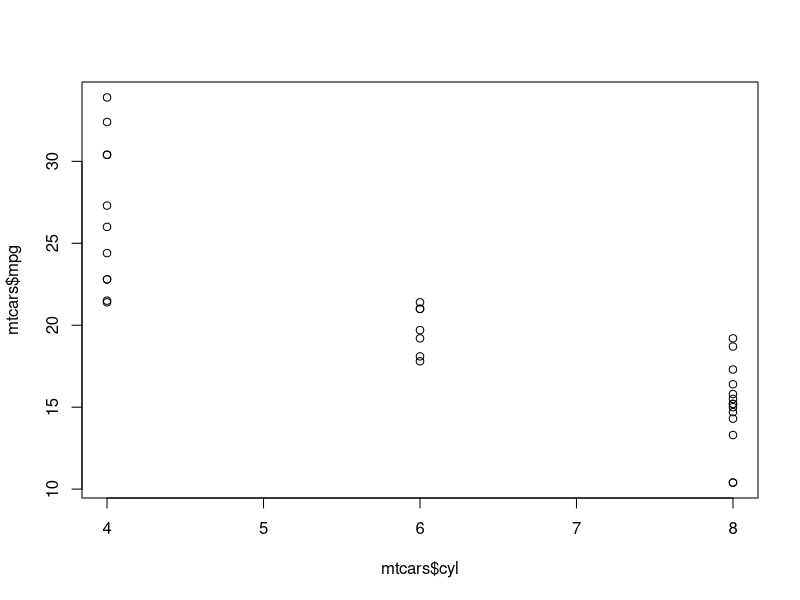
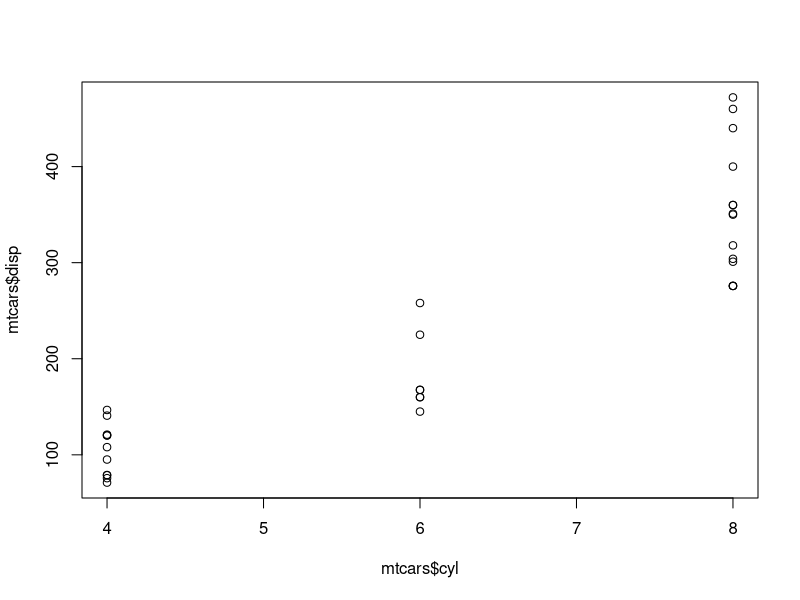

The R source for these figures, in order:
## ---- chunk 1
#### Reference Figures
fig.label<-function(fig.lab){
  if(!exists("fig.list")){fig.list<-NULL}
  fig.list<-c(fig.list,fig.lab)
  assign("fig.list",fig.list,envir =.GlobalEnv )
}
fig.ref<-function(fig.lab){
  label.num<-which(fig.list==fig.lab)
  paste("Figure",label.num)
}


#### Reference tables
tab.label<-function(tab.lab){
  if(!exists("tab.list")){tab.list<-NULL}
  fig.list<-c(tab.list,fig.lab)
  assign("tab.list",tab.list,envir =.GlobalEnv )
}
tab.ref<-function(tab.lab){
  table.num<-which(tab.list==tab.lab)
  paste("Figure",table.num)
}
## ---- chunk 2
plot(mtcars$cyl,mtcars$mpg)
fig.label("carp")
## ---- chunk 3
plot(mtcars$cyl,mtcars$disp)
fig.label("carp2")
